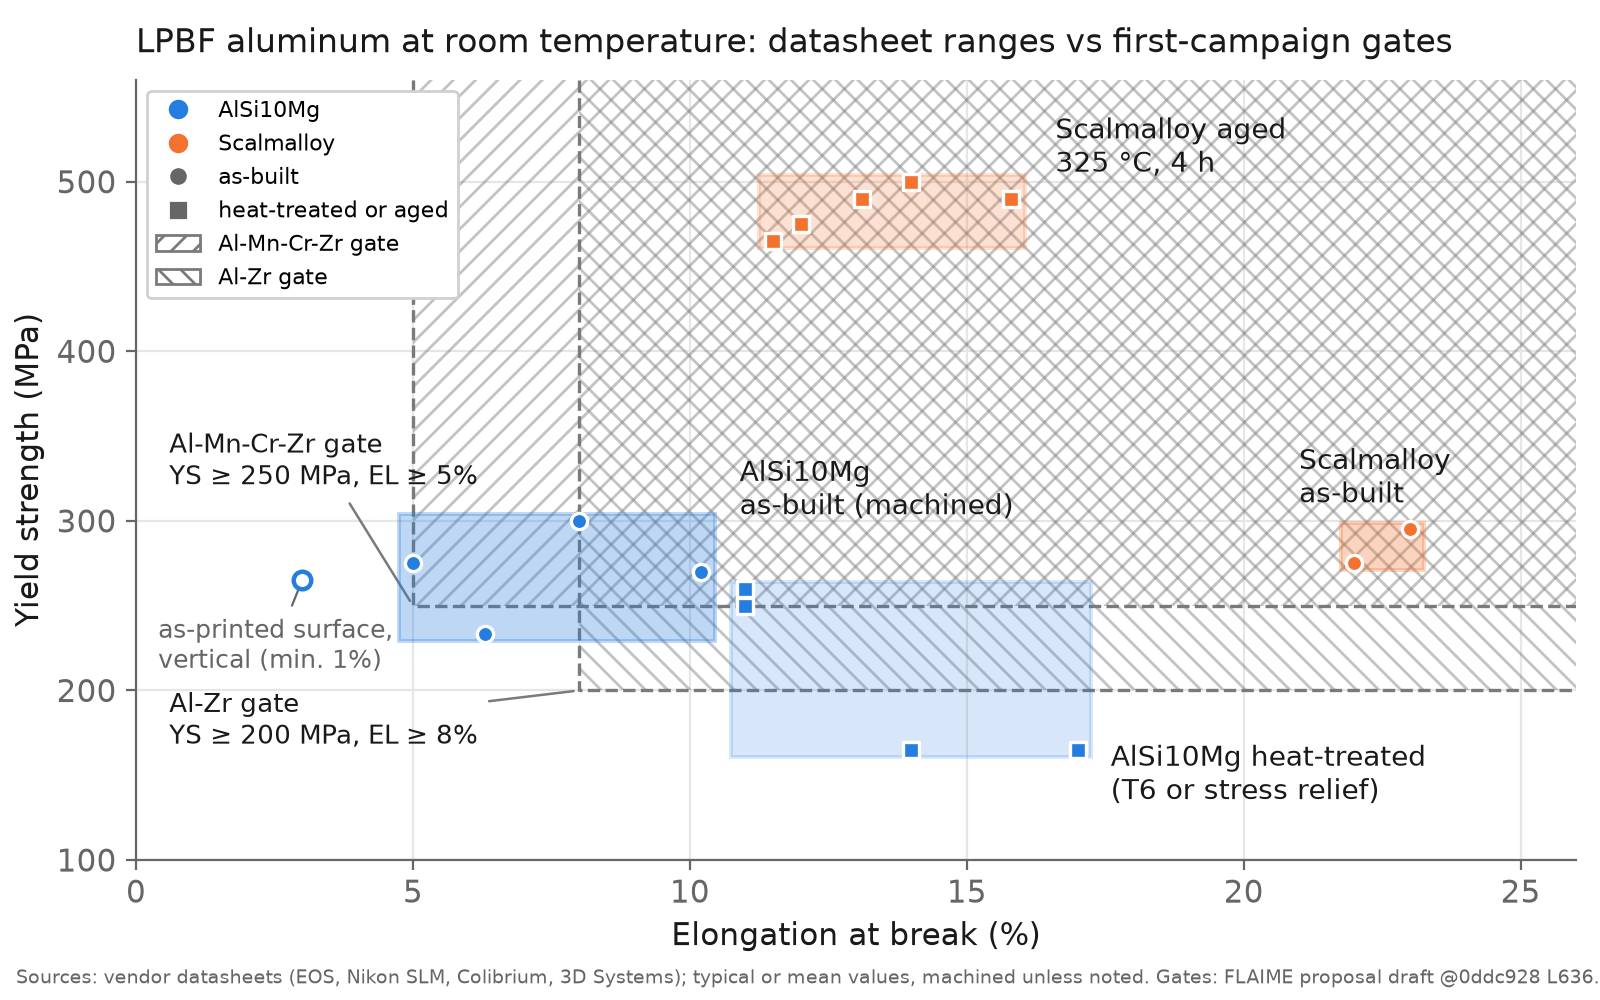

Python code for this plot:
"""Yield strength vs elongation for LPBF AlSi10Mg and Scalmalloy, with the first-campaign gates.

Reads property-window.csv and writes property-window.png (1600 x 1000 px, white
background), both in this folder.

Each shaded rectangle is the bounding box of the datasheet points in one series; the
points themselves are drawn on top. Target rows are open-ended windows (YS >= y_min and
EL >= x_min), drawn as hatched regions out to the plot edge.

Run: python property-window.py
"""

import csv
from pathlib import Path

import matplotlib

matplotlib.use("Agg")
import matplotlib.pyplot as plt  # noqa: E402
from matplotlib.patches import Patch, Rectangle  # noqa: E402
from matplotlib.lines import Line2D  # noqa: E402

HERE = Path(__file__).resolve().parent
CSV = HERE / "property-window.csv"
OUT = HERE / "property-window.png"

BLUE = "#257de0"  # AlSi10Mg (categorical slot 1)
ORANGE = "#f47230"  # Scalmalloy (categorical slot 2)
INK = "#191919"
INK2 = "#666666"
GATE = "#7a7a7a"

X_MAX, Y_MIN, Y_MAX = 26.0, 100.0, 560.0

# series -> (color, marker, fill alpha, direct label, label xy, label alignment)
STYLE = {
    "AlSi10Mg as-built": (BLUE, "o", 0.30, "AlSi10Mg\nas-built (machined)", (10.9, 318), "left"),
    "AlSi10Mg heat-treated": (BLUE, "s", 0.18, "AlSi10Mg heat-treated\n(T6 or stress relief)", (17.6, 150), "left"),
    "Scalmalloy as-built": (ORANGE, "o", 0.30, "Scalmalloy\nas-built", (21.0, 325), "left"),
    "Scalmalloy aged": (ORANGE, "s", 0.22, "Scalmalloy aged\n325 °C, 4 h", (16.6, 520), "left"),
}


def load(path):
    with open(path, newline="", encoding="utf-8") as f:
        return list(csv.DictReader(f))


def main():
    rows = load(CSV)
    plt.rcParams.update({
        "font.family": "DejaVu Sans",
        "font.size": 11,
        "axes.edgecolor": INK2,
        "axes.labelcolor": INK,
        "xtick.color": INK2,
        "ytick.color": INK2,
    })
    fig, ax = plt.subplots(figsize=(8, 5), dpi=200, facecolor="white")
    ax.set_facecolor("white")

    # Target windows first (bottom layer): open-ended hatched regions.
    gates = [r for r in rows if r["series"] == "target"]
    hatches = ["///", "\\\\\\"]
    gate_handles = []
    for r, h in zip(gates, hatches):
        x0, y0 = float(r["elongation_pct"]), float(r["yield_MPa"])
        ax.add_patch(Rectangle((x0, y0), X_MAX - x0, Y_MAX - y0, facecolor="none",
                               edgecolor=GATE, hatch=h, linewidth=0, alpha=0.45, zorder=1))
        ax.plot([x0, x0, X_MAX], [Y_MAX, y0, y0], color=GATE, linestyle="--", linewidth=1.2, zorder=2)
        name = r["alloy"].replace(" family", "")
        gate_handles.append(Patch(facecolor="white", edgecolor=GATE, hatch=h,
                                  label=f"{name} gate"))
    # Corner labels for the two gates.
    ax.annotate("Al-Mn-Cr-Zr gate\nYS ≥ 250 MPa, EL ≥ 5%", xy=(5, 250), xytext=(0.6, 335),
                fontsize=9.5, color=INK, ha="left", va="center",
                arrowprops=dict(arrowstyle="-", color=GATE, lw=0.9))
    ax.annotate("Al-Zr gate\nYS ≥ 200 MPa, EL ≥ 8%", xy=(8, 200), xytext=(0.6, 182),
                fontsize=9.5, color=INK, ha="left", va="center",
                arrowprops=dict(arrowstyle="-", color=GATE, lw=0.9))

    # Alloy boxes and points.
    for series, (color, marker, alpha, label, (lx, ly), ha) in STYLE.items():
        pts = [r for r in rows if r["series"] == series]
        xs = [float(r["elongation_pct"]) for r in pts]
        ys = [float(r["yield_MPa"]) for r in pts]
        x0, x1, y0, y1 = min(xs), max(xs), min(ys), max(ys)
        pad_x, pad_y = 0.25, 4.0  # keep single-value spans visible
        ax.add_patch(Rectangle((x0 - pad_x, y0 - pad_y), (x1 - x0) + 2 * pad_x, (y1 - y0) + 2 * pad_y,
                               facecolor=color, alpha=alpha, edgecolor=color, linewidth=1.4, zorder=3))
        ax.scatter(xs, ys, s=34, marker=marker, color=color, edgecolor="white", linewidth=1.2, zorder=5)
        ax.text(lx, ly, label, fontsize=10, color=INK, ha=ha, va="center", zorder=6)

    # As-printed (unmachined) surface point: open marker plus a short note.
    for r in rows:
        if r["series"] == "AlSi10Mg as-built unmachined":
            x, y = float(r["elongation_pct"]), float(r["yield_MPa"])
            ax.scatter([x], [y], s=40, marker="o", facecolor="white", edgecolor=BLUE, linewidth=1.6, zorder=5)
            ax.annotate("as-printed surface,\nvertical (min. 1%)", xy=(x, y), xytext=(0.4, 226),
                        fontsize=9, color=INK2, ha="left", va="center",
                        arrowprops=dict(arrowstyle="-", color=INK2, lw=0.8))

    ax.set_xlim(0, X_MAX)
    ax.set_ylim(Y_MIN, Y_MAX)
    ax.set_xlabel("Elongation at break (%)")
    ax.set_ylabel("Yield strength (MPa)")
    ax.grid(True, color="#e6e6e6", linewidth=0.8, zorder=0)
    ax.set_axisbelow(True)
    for side in ("top", "right"):
        ax.spines[side].set_visible(False)
    ax.set_title("LPBF aluminum at room temperature: datasheet ranges vs first-campaign gates",
                 fontsize=12, color=INK, loc="left", pad=10)

    handles = [
        Line2D([], [], marker="o", color="none", markerfacecolor=BLUE, markeredgecolor="white",
               markersize=8, label="AlSi10Mg"),
        Line2D([], [], marker="o", color="none", markerfacecolor=ORANGE, markeredgecolor="white",
               markersize=8, label="Scalmalloy"),
        Line2D([], [], marker="o", color="none", markerfacecolor=INK2, markeredgecolor="white",
               markersize=7, label="as-built"),
        Line2D([], [], marker="s", color="none", markerfacecolor=INK2, markeredgecolor="white",
               markersize=7, label="heat-treated or aged"),
    ] + gate_handles
    ax.legend(handles=handles, loc="upper left", fontsize=8, frameon=True, framealpha=1.0,
              edgecolor="#d0d0d0", ncol=1, bbox_to_anchor=(0.0, 1.0))

    fig.text(0.01, 0.012,
             "Sources: vendor datasheets (EOS, Nikon SLM, Colibrium, 3D Systems); typical or mean values, "
             "machined unless noted. Gates: FLAIME proposal draft @0ddc928 L636.",
             fontsize=7, color=INK2, ha="left", va="bottom")
    fig.subplots_adjust(left=0.085, right=0.985, top=0.92, bottom=0.14)
    fig.savefig(OUT, dpi=200, facecolor="white")
    print(f"wrote {OUT}")


if __name__ == "__main__":
    main()
